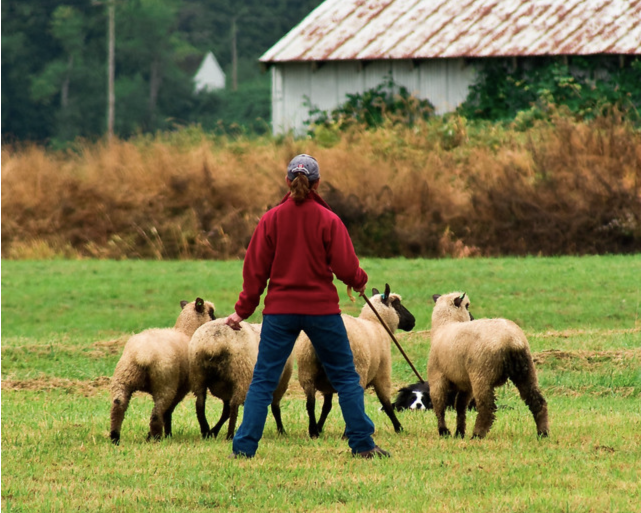
#> input picture data/deeplab1.png, 1282 x 1026 px (shown at 1/2 size)
$ python create_seg_labels.py ../../data
#> lines starting #> are read from the running program, lines starting #| are printed output that depends on the picture
### utils/data_utils/functions.py
"""Functions for data processing without using PyTorch.

Contains utilities for:
    - Image loading, saving, processing and visualization
    - Numpy arrays loading and processing
    - File paths processing
"""


from typing import Union, List, Iterable, Tuple, Optional, Dict
from pathlib import Path

import numpy as np
from numpy.typing import NDArray
import cv2
import matplotlib.pyplot as plt


IMAGE_EXTENSIONS: List[str] = ['jpg', 'jpeg', 'png']


def read_image(
    path: Union[Path, str], grayscale: bool = False, bgr_to_rgb: bool = True
) -> NDArray:
    """Read the image to a numpy array.

    Parameters
    ----------
    path : Union[Path, str]
        A path to the image file.
    grayscale : bool, optional
        Whether read image in grayscale (1-ch image), by default is `False`.
    bgr_to_rgb : bool, optional
        Whether to convert read BGR image to RGB. By default is `True`.
        Ignored if `grayscale` is `True`.

    Returns
    -------
    NDArray
        The array containing the read image.

    Raises
    ------
    ValueError
        Raise when cv2 could not read the image.
    """
#> called with grayscale = False, bgr_to_rgb = False
    path = prepare_path(path)
    color_flag = cv2.IMREAD_GRAYSCALE if grayscale else cv2.IMREAD_COLOR
    img = cv2.imread(str(path), color_flag)
#> img is the input picture: shape (1026, 1282, 3); mean B, G, R 74.2, 121.6, 125.3
    if img is None:
        raise ValueError('cv2 could not read the image.')
    if grayscale:
        img = img[..., None]  # Add chanel dimension
    elif bgr_to_rgb:
        img = cv2.cvtColor(img, cv2.COLOR_BGR2RGB)  # Convert to RGB
    return img


# [285 lines left out: functions resize_image, show_images_plt, show_images_cv2, normalize_to_image, save_image, get_sliding_windows, not called in this run]


def prepare_path(path: Union[Path, str]) -> Path:
    """Check an existence of the given path and convert it to `Path`.

    Parameters
    ----------
    path : Union[Path, str]
        The given file path.

    Raises
    ------
    FileNotFoundError
        Raise when file was not found.
    """
    path = Path(path) if isinstance(path, str) else path
    if not path.exists():
        raise FileNotFoundError(f'Did not find the file "{str(path)}".')
    return path


# [30 lines left out: function rotate_rectangle, not called in this run]


def collect_paths(
    image_dir: Union[str, Path],
    file_extensions: Iterable[str]
) -> List[Path]:
    """Collect all paths with given extension from given directory.

    Parameters
    ----------
    image_dir : Union[str, Path]
        Directory from which image paths will be collected.
    file_extensions : Iterable[str]
        Extension of collecting files.

    Returns
    -------
    List[Path]
        Collected image paths.
    """
    paths: List[Path] = []
    for ext in file_extensions:
        paths.extend(image_dir.glob(f'*.{ext}'))
    return paths


def read_volume(path: Union[Path, str], **read_image_kwargs) -> NDArray:
    """Read a volume from a npy or image file.

    Parameters
    ----------
    path : Union[Path, str]
        A path to the volume file.
    **read_image_kwargs : Dict[str, Any]
        Optional arguments for `read_image` if image file is being read.

    Returns
    -------
    NDArray
        The read volume.

    Raises
    ------
    ValueError
        Raise when given path does not have proper extension.
    """
    path = prepare_path(path)
    if path.suffix == '.npy':
        vol = np.load(path)
    elif path.suffix[1:] in IMAGE_EXTENSIONS:
        vol = read_image(path, **read_image_kwargs)
    else:
        raise ValueError(
            f'The file extension of the path "{str(path)}" is not proper.')
    return vol


# [23 lines left out: function generate_class_to_colors, not called in this run]

### utils/scripts/create_seg_labels.py
"""Script to collect and save class labels present in segmentation masks.

This script analyzes segmentation masks in a dataset and creates JSON files
containing information about which classes are present in each mask.
The labels are saved in the 'labels' directory with the same name as the
corresponding mask file.
"""

import json
from pathlib import Path
import argparse
import shutil
import sys

import numpy as np
from tqdm import tqdm

sys.path.append(str(Path(__file__).parents[2]))
from utils.data_utils.functions import (
    collect_paths, read_volume, IMAGE_EXTENSIONS)


def collect_masks_labels(masks_dir: Path, quiet: bool) -> None:
    """Collect and save labels for all masks in the directory.

    Parameters
    ----------
    mask_dir : Path
        Path to the directory with segmentation masks.
    quiet : bool
        Whether to disable progress bar.

    Raises
    ------
    FileNotFoundError
        If masks directory doesn't exist.
    """
    if not masks_dir.exists():
        raise FileNotFoundError(
            f'Masks directory "{str(masks_dir)}" does not exist.')

    # Create labels directory
    labels_dir = masks_dir.parent / 'labels'
    if labels_dir.exists():
        input(f'Labels directory "{str(labels_dir)}" already exists. '
              'Press Enter to delete it and continue...')
        shutil.rmtree(labels_dir)
    labels_dir.mkdir(exist_ok=True)

    # Collect mask paths
    mask_paths = sorted(
        collect_paths(
            masks_dir,
            file_extensions=IMAGE_EXTENSIONS + ['npy', 'NPY']
        ),
        key=lambda x: x.stem
    )

    # Process each mask
    for mask_path in tqdm(
        mask_paths,
        desc='Collecting labels',
        disable=quiet
    ):
        # Get labels
        mask = read_volume(mask_path, bgr_to_rgb=False)
        if mask.ndim == 3:
            mask = mask[..., 0]  # Take first channel if mask is image
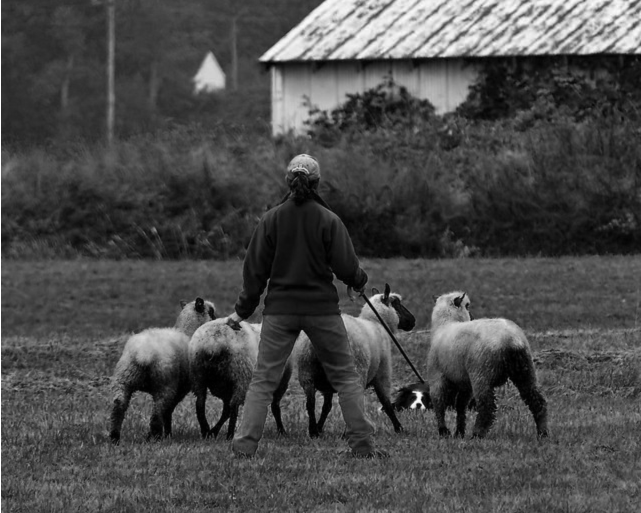
#> mask: shape (1026, 1282) (shown at 1/2 size); min 0, max 255, mean 74.2
        labels = np.unique(mask).tolist()
#> labels = 255 values from 0 to 255

        # Save to JSON
        save_path = labels_dir / f'{mask_path.stem}.json'
        with open(save_path, 'w') as f:
            json.dump({'labels': sorted(labels)}, f)


def parse_args() -> argparse.Namespace:
    """Create & parse command-line args."""
    parser = argparse.ArgumentParser(
        description=__doc__,
        formatter_class=argparse.ArgumentDefaultsHelpFormatter
    )

    parser.add_argument(
        'masks_dir',
        type=Path,
        help='Path to the directory with segmentation masks.'
    )
    parser.add_argument(
        '--quiet',
        action='store_true',
        help='Disable progress bar'
    )
    args = parser.parse_args()
    return args


if __name__ == '__main__':
    args = parse_args()
    collect_masks_labels(args.masks_dir, args.quiet)
